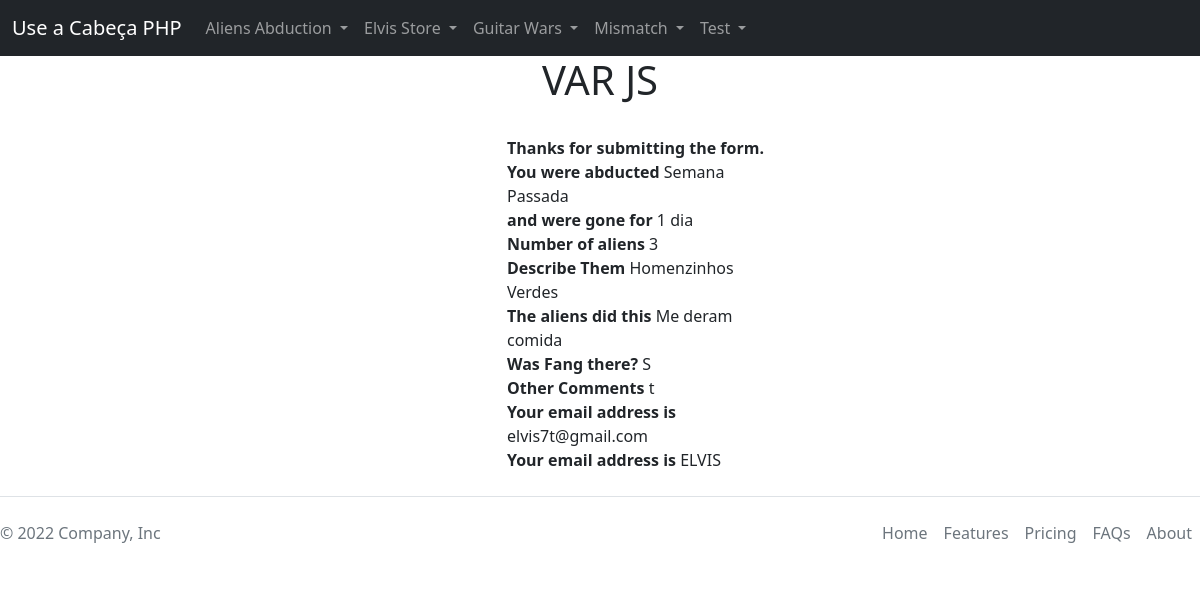
The page /app/documentos/view/aa_show_abduction.php?var=6 on the database its author committed.
### tables this page shows
CREATE TABLE `aliens_abduction` (
  `aa_id` int NOT NULL,
  `aa_firstname` varchar(30) DEFAULT NULL,
  `aa_lastname` varchar(30) DEFAULT NULL,
  `aa_whenithappened` varchar(30) DEFAULT NULL,
  `aa_howlong` varchar(30) DEFAULT NULL,
  `aa_howmany` varchar(30) DEFAULT NULL,
  `aa_aliendescription` varchar(30) DEFAULT NULL,
  `aa_whattheydid` varchar(30) DEFAULT NULL,
  `aa_fangspotted` enum('S','N') NOT NULL,
  `aa_email` varchar(30) DEFAULT NULL,
  `aa_other` varchar(30) NOT NULL
);

### app/documentos/view/aa_show_abduction.php (the view)
<?php
require_once('../config/menu.php');
?>
<body>
    <div class="d-flex justify-content-center">
        <h1>Aliens abduted Me - Report an Abduct</h1>
    </div>
    <div class="container">
    <?php
    require_once('../model/conf.php');
    extract($_GET);
    $sql = "SELECT * FROM aliens_abduction WHERE aa_id =$var";
    $result = mysqli_query($con, $sql);
    while($row = mysqli_fetch_array($result)){
    echo "<div class='form-group col-md-3 offset-md-5'>";
    echo "<br />";
    echo '<b>Thanks for submitting the form.</b><br/>';
    echo '<b>You were abducted </b>'. $row['aa_whenithappened'].'<br/>';
    echo '<b>and were gone for </b>'. $row['aa_howlong'].'<br/>';
    echo '<b>Number of aliens </b>'. $row['aa_howmany'].'<br/>';
    echo '<b>Describe Them </b>'. $row['aa_aliendescription'].'<br/>';
    echo '<b>The aliens did this </b>'. $row['aa_whattheydid'].'<br/>';
    echo '<b>Was Fang there? </b>'. $row['aa_fangspotted'].'<br/>';
    echo '<b>Other Comments </b>'. $row['aa_other'].'<br/>';
    echo '<b>Your email address is </b>'. $row['aa_email'].'<br/>';
    echo '<b>Your email address is </b>'. $row['aa_firstname'].'<br/>';
    echo '</div>';
    }
    ?>
    </div>
</body>
<?php
require_once('../config/footer.php');
?>

### rows shown on the page
aliens_abduction: aa_whenithappened "Semana Passada", aa_howlong "1 dia", aa_howmany "3", aa_aliendescription "Homenzinhos Verdes", aa_whattheydid "Me deram comida", aa_fangspotted "S", aa_other "t", aa_email "elvis7t@gmail.com", aa_firstname "ELVIS"
